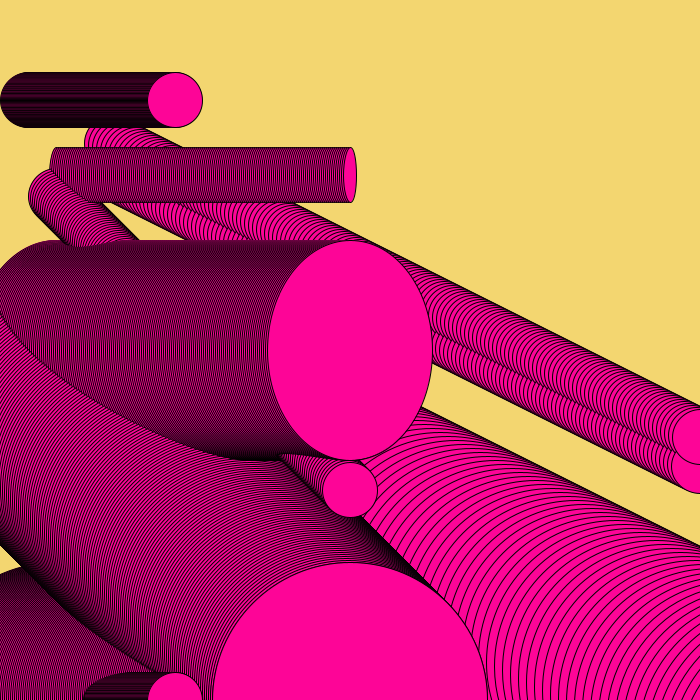
Frame 1 (no input)
Frame 60 (the mouse pressed at the canvas centre just before this capture): identical to frame 1, image omitted
Frame 120 (the mouse held since frame 60 and released just before this capture): identical to frame 1, image omitted

The Processing sketch that drew this single still picture (run headless with seeded random() and noise(); from frame 60 on, the mouse is pressed at the canvas centre):

// Processing sketch: processing_156748
// ── processing_156748.pde

int diam=55;

boolean state1 = true;
boolean state2, state3, state4;


void setup(){
 size(700,700);
 
 
}

  void draw(){
    
    background (243, 214, 112);

  for(int x=diam; x<height/2;x++){
    if(dist(mouseX, mouseY, x++, height/2)>diam/20){
     fill(253, 5, 151); 
    } else {
     fill(253, 5, 151); 
    }
    ellipse(x,height/2, diam*3, diam*4);
     ellipse(x,height/4, diam/4, diam);
      ellipse(x,height/5+x, diam, diam);
       ellipse(x*2,height/6+ x, diam+2, diam);
        ellipse(x*.5,height/7, diam, diam);
         ellipse(x*2,height/8+x, diam, diam);
          ellipse(x,height/.5, diam, diam);
           ellipse(x/2,height, diam, diam);
            ellipse(x,height, diam*5, diam*5);
            ellipse(x,height/2+x, diam*5, diam*5);
            ellipse(x*4,height/2+x*2, diam*5, diam*5);
            ellipse(x/2,height*2+x*2, diam*5, diam*5);

  }
  
}
